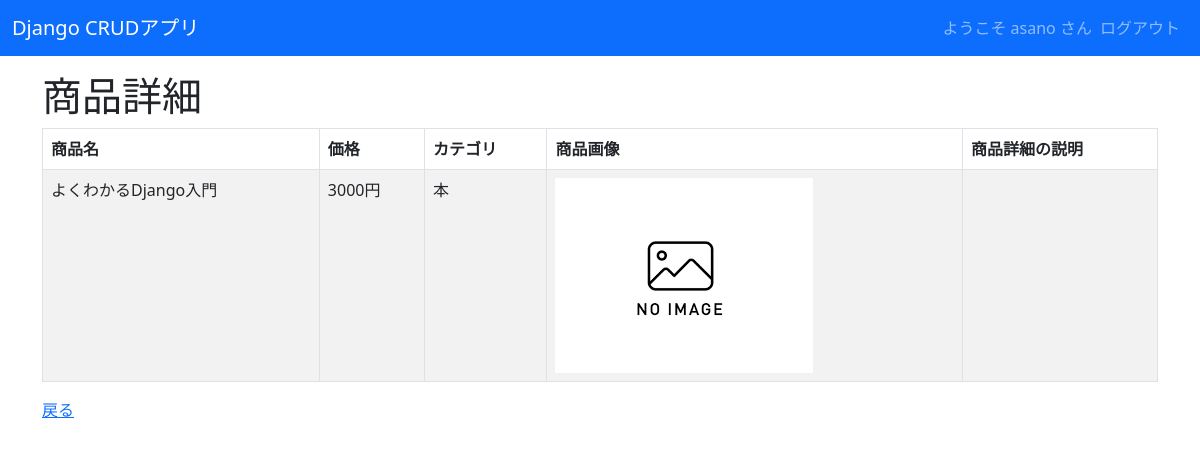
Page /crud/detail/1 (signed in) on the committed database.
### crud/models.py (models this page shows, shortened)
class Product(models.Model):
    name                = models.CharField(verbose_name="商品名", max_length=200)
    price               = models.PositiveIntegerField(verbose_name="金額")
    category            = models.ForeignKey(Category, verbose_name="カテゴリ", on_delete=models.CASCADE)
    img                 = models.ImageField(verbose_name="画像", blank=True, default='noImage.png')
    detail_description  = models.TextField(verbose_name="商品詳細の説明", blank=True, null=True,)

class Category(models.Model):
    name    = models.CharField(max_length=200)
    def __str__(self):
        return self.name

### crud/views.py (the view)
class ProductDetailView(LoginRequiredMixin,DetailView):
    model   = Product

### templates/crud/product_detail.html (shortened to what this page needs)
{% extends "base.html" %}
{% block content %}
    <h1>商品詳細</h1>
    <table class="table table-striped table-hover table-bordered" >
        <thead>
            <tr>
                <th>商品名</th>
                <th>価格</th>
                <th>カテゴリ</th>
                <th>商品画像</th>
                <th>商品詳細の説明</th>
            </tr>
        </thead>
        <tr>
            <td> {{ object.name }} </td>
            <td> {{ object.price }}円 </td>
            <td> {{ object.category }} </td>
            <td><img src="{{ product.img.url}}" style="width:100px height:auto;"></td>
            <td> {{ object.detail }} </td>
        </tr>
    </table>
    <a href="{% url 'crud:list' %}">戻る</a>
{% endblock %}

### templates/base.html (shortened to what this page needs)
<!DOCTYPE html>
<html lang="ja">
<head>
    <link href="https://cdn.jsdelivr.net/npm/bootstrap@5.3.0-alpha3/dist/css/bootstrap.min.css" rel="stylesheet">
</head>
<body>
    <nav class="navbar navbar-expand-lg navbar-dark bg-primary" style="margin-bottom: 1rem;">
        <div class="container-fluid">
            <a class="navbar-brand" href="{% url 'crud:list' %}">Django CRUDアプリ</a>
            <div class="collapse navbar-collapse" id="navbarNav">
                <ul class="navbar-nav ms-auto">
                    {% if request.user.is_authenticated %}
                    <span class="navbar-text">
                        ようこそ {{ user.get_username }} さん
                    </span>
                    <li class="nav-item">
                        <a class="nav-link" href="{% url 'crud:logout' %}">ログアウト</a>
                    </li>
                    {% else %}
                    <li class="nav-item">
                        <a class="nav-link" href="{% url 'crud:login' %}">ログイン</a>
                    </li>
                    {% endif %}
                </ul>
            </div>
        </div>
    </nav>
    <div class="container">
        {% block content %}{% endblock %}
    </div>
</body>
</html>

### rows in the picture
Product: name "よくわかるDjango入門", price "3000", category "本", img (placeholder picture)

### other values in the picture
{{ user.get_username }} "asano"
